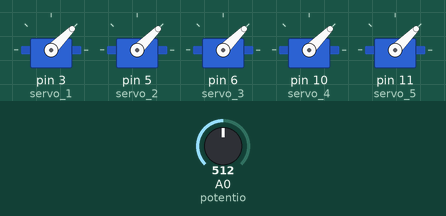
The sketch below on a simulated Arduino Uno, built with avr-gcc and run on an emulated ATmega328P. Parts: 5 × servo. The test bench sets the inputs (shaded band); at power-on: A0 (potentio) = 512.

Above: at 1.2 s.
1.3 s: A0 (potentio) set to 716
At 2.5 s:
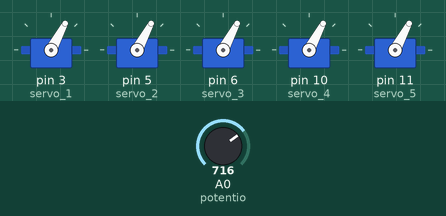
2.8 s: A0 (potentio) set to 1023
At 3.8 s:
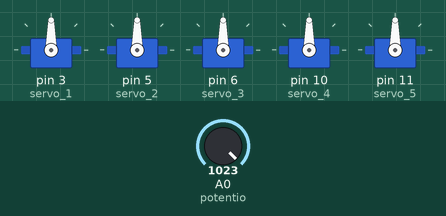
4.3 s: A0 (potentio) set to 306
At 4.8 s:
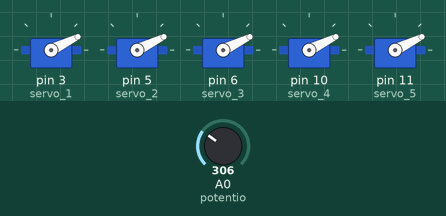
5.8 s: A0 (potentio) set to 122
At 7.2 s:
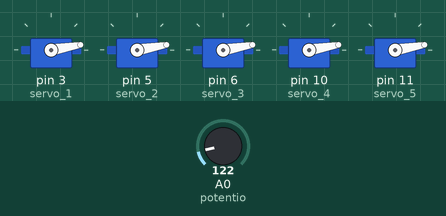
Timing chart, 0 to 8.3 s (numbered marks = the images above; inputs shaded):
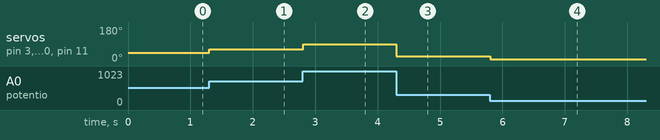

The sketch:

Arduino_Code.ino
```cpp
#include <Servo.h>
Servo servo_1;
Servo servo_2;
Servo servo_3;
Servo servo_4;
Servo servo_5;
const int potentio = A0;
int angle = 0;
void setup()
{
  servo_1.attach(3);
  servo_2.attach(5);
  servo_3.attach(6);
  servo_4.attach(10);
  servo_5.attach(11);
  pinMode(potentio,INPUT);
}

void loop()
{
  angle = analogRead(potentio);
  angle = map(angle, 0, 1023, 0, 90);
  servo_1.write(angle);
  servo_2.write(angle);
  servo_3.write(angle);
  servo_4.write(angle);
  servo_5.write(angle);
  delay(5);

}
```

Measured:
- after the input at 1.3 s, servo on pin 3 (servo_1), servo on pin 5 (servo_2), servo on pin 6 (servo_3), servo on pin 10 (servo_4), servo on pin 11 (servo_5): 45° → 62° at once
- after the input at 2.8 s, servo on pin 3 (servo_1), servo on pin 5 (servo_2), servo on pin 6 (servo_3), servo on pin 10 (servo_4), servo on pin 11 (servo_5): 62° → 90° at once
- after the input at 4.3 s, servo on pin 3 (servo_1), servo on pin 5 (servo_2), servo on pin 6 (servo_3), servo on pin 10 (servo_4), servo on pin 11 (servo_5): 90° → 26° at once
- after the input at 5.8 s, servo on pin 3 (servo_1), servo on pin 5 (servo_2), servo on pin 6 (servo_3), servo on pin 10 (servo_4), servo on pin 11 (servo_5): 26° → 10° at once
